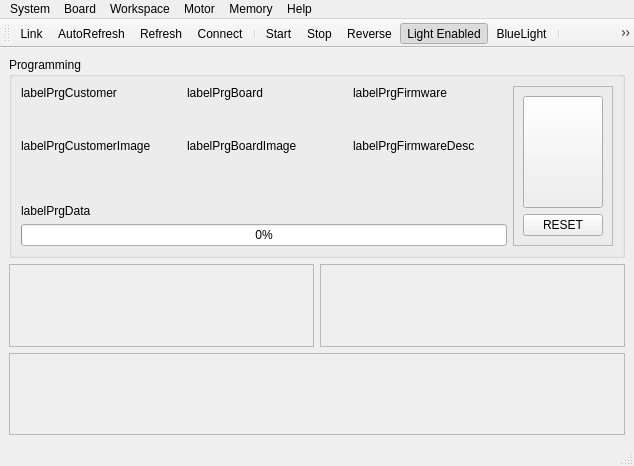
<?xml version="1.0" encoding="UTF-8"?>
<ui version="4.0">
 <class>ProdWindow</class>
 <widget class="QMainWindow" name="ProdWindow">
  <property name="geometry">
   <rect>
    <x>0</x>
    <y>0</y>
    <width>634</width>
    <height>466</height>
   </rect>
  </property>
  <property name="windowTitle">
   <string>DsmCP - Production</string>
  </property>
  <widget class="QWidget" name="centralwidget">
   <layout class="QVBoxLayout" name="verticalLayout_2">
    <item>
     <widget class="QGroupBox" name="groupBoxProgramming">
      <property name="title">
       <string>Programming</string>
      </property>
      <layout class="QGridLayout" name="gridLayout_9">
       <item row="0" column="3" rowspan="6">
        <widget class="QFrame" name="frame">
         <property name="sizePolicy">
          <sizepolicy hsizetype="Preferred" vsizetype="Preferred">
           <horstretch>0</horstretch>
           <verstretch>0</verstretch>
          </sizepolicy>
         </property>
         <property name="frameShape">
          <enum>QFrame::StyledPanel</enum>
         </property>
         <property name="frameShadow">
          <enum>QFrame::Raised</enum>
         </property>
         <layout class="QVBoxLayout" name="verticalLayout">
          <item>
           <widget class="QPushButton" name="pushButtonWriteFirmware">
            <property name="sizePolicy">
             <sizepolicy hsizetype="Minimum" vsizetype="Expanding">
              <horstretch>0</horstretch>
              <verstretch>0</verstretch>
             </sizepolicy>
            </property>
            <property name="toolTip">
             <string>Write firmware in the board</string>
            </property>
            <property name="text">
             <string/>
            </property>
            <property name="icon">
             <iconset>
              <normalon>:/img/128/upload-firmware.png</normalon>
             </iconset>
            </property>
            <property name="iconSize">
             <size>
              <width>64</width>
              <height>64</height>
             </size>
            </property>
           </widget>
          </item>
          <item>
           <widget class="QPushButton" name="pushButtonFirmReset">
            <property name="text">
             <string>RESET</string>
            </property>
            <property name="icon">
             <iconset>
              <normalon>:/img/32/memory-factory-reset.png</normalon>
             </iconset>
            </property>
           </widget>
          </item>
         </layout>
        </widget>
       </item>
       <item row="4" column="0" colspan="3">
        <widget class="QLabel" name="labelPrgData">
         <property name="toolTip">
          <string>Manufacturing data</string>
         </property>
         <property name="text">
          <string>labelPrgData</string>
         </property>
        </widget>
       </item>
       <item row="1" column="1">
        <widget class="QLabel" name="labelPrgBoardImage">
         <property name="minimumSize">
          <size>
           <width>160</width>
           <height>80</height>
          </size>
         </property>
         <property name="text">
          <string>labelPrgBoardImage</string>
         </property>
        </widget>
       </item>
       <item row="1" column="2">
        <widget class="QLabel" name="labelPrgFirmwareDesc">
         <property name="text">
          <string>labelPrgFirmwareDesc</string>
         </property>
        </widget>
       </item>
       <item row="0" column="1">
        <widget class="QLabel" name="labelPrgBoard">
         <property name="text">
          <string>labelPrgBoard</string>
         </property>
        </widget>
       </item>
       <item row="0" column="0">
        <widget class="QLabel" name="labelPrgCustomer">
         <property name="text">
          <string>labelPrgCustomer</string>
         </property>
        </widget>
       </item>
       <item row="1" column="0">
        <widget class="QLabel" name="labelPrgCustomerImage">
         <property name="minimumSize">
          <size>
           <width>160</width>
           <height>80</height>
          </size>
         </property>
         <property name="text">
          <string>labelPrgCustomerImage</string>
         </property>
        </widget>
       </item>
       <item row="0" column="2">
        <widget class="QLabel" name="labelPrgFirmware">
         <property name="sizePolicy">
          <sizepolicy hsizetype="Expanding" vsizetype="Preferred">
           <horstretch>0</horstretch>
           <verstretch>0</verstretch>
          </sizepolicy>
         </property>
         <property name="text">
          <string>labelPrgFirmware</string>
         </property>
        </widget>
       </item>
       <item row="5" column="0" colspan="3">
        <widget class="QProgressBar" name="progressBarPrg">
         <property name="value">
          <number>0</number>
         </property>
        </widget>
       </item>
      </layout>
     </widget>
    </item>
    <item>
     <layout class="QHBoxLayout" name="horizontalLayout">
      <item>
       <widget class="QSpeed" name="widgetSpeed">
        <property name="frameShape">
         <enum>QFrame::StyledPanel</enum>
        </property>
        <property name="frameShadow">
         <enum>QFrame::Raised</enum>
        </property>
       </widget>
      </item>
      <item>
       <widget class="QTorque" name="widgetTorque">
        <property name="frameShape">
         <enum>QFrame::StyledPanel</enum>
        </property>
        <property name="frameShadow">
         <enum>QFrame::Raised</enum>
        </property>
       </widget>
      </item>
     </layout>
    </item>
    <item>
     <widget class="QError" name="frameError">
      <property name="frameShape">
       <enum>QFrame::StyledPanel</enum>
      </property>
      <property name="frameShadow">
       <enum>QFrame::Raised</enum>
      </property>
     </widget>
    </item>
   </layout>
  </widget>
  <widget class="QMenuBar" name="menuBar">
   <property name="geometry">
    <rect>
     <x>0</x>
     <y>0</y>
     <width>634</width>
     <height>22</height>
    </rect>
   </property>
   <widget class="QMenu" name="menuSystem">
    <property name="title">
     <string>System</string>
    </property>
    <addaction name="actionLink"/>
    <addaction name="actionConnect"/>
    <addaction name="actionRefresh"/>
    <addaction name="actionAutoRefresh"/>
    <addaction name="separator"/>
    <addaction name="actionQuit"/>
   </widget>
   <widget class="QMenu" name="menuMotor">
    <property name="title">
     <string>Motor</string>
    </property>
    <addaction name="actionMotorMode"/>
    <addaction name="actionMotorStart"/>
    <addaction name="actionMotorStop"/>
    <addaction name="actionLightEnabled"/>
    <addaction name="actionLightBlue"/>
    <addaction name="actionMotorReverse"/>
   </widget>
   <widget class="QMenu" name="menuHelp">
    <property name="title">
     <string>Help</string>
    </property>
    <addaction name="actionHelp"/>
    <addaction name="actionAbout"/>
    <addaction name="actionRegistersView"/>
   </widget>
   <widget class="QMenu" name="menuWorkspace">
    <property name="title">
     <string>Workspace</string>
    </property>
   </widget>
   <widget class="QMenu" name="menuBoard">
    <property name="title">
     <string>Board</string>
    </property>
    <addaction name="actionFirmReset"/>
    <addaction name="actionAPISendFirmware"/>
    <addaction name="actionAboutBoard"/>
    <addaction name="actionReset"/>
   </widget>
   <widget class="QMenu" name="menuMemory">
    <property name="title">
     <string>Memory</string>
    </property>
    <addaction name="actionStore"/>
   </widget>
   <addaction name="menuSystem"/>
   <addaction name="menuBoard"/>
   <addaction name="menuWorkspace"/>
   <addaction name="menuMotor"/>
   <addaction name="menuMemory"/>
   <addaction name="menuHelp"/>
  </widget>
  <widget class="QStatusBar" name="statusBar"/>
  <widget class="QToolBar" name="toolBar">
   <property name="windowTitle">
    <string>toolBar</string>
   </property>
   <attribute name="toolBarArea">
    <enum>TopToolBarArea</enum>
   </attribute>
   <attribute name="toolBarBreak">
    <bool>false</bool>
   </attribute>
   <addaction name="actionLink"/>
   <addaction name="actionAutoRefresh"/>
   <addaction name="actionRefresh"/>
   <addaction name="actionConnect"/>
   <addaction name="separator"/>
   <addaction name="actionMotorStart"/>
   <addaction name="actionMotorStop"/>
   <addaction name="actionMotorReverse"/>
   <addaction name="actionLightEnabled"/>
   <addaction name="actionLightBlue"/>
   <addaction name="separator"/>
   <addaction name="actionMotorMode"/>
   <addaction name="separator"/>
  </widget>
  <action name="actionLink">
   <property name="checkable">
    <bool>true</bool>
   </property>
   <property name="icon">
    <iconset resource="../res/img.qrc">
     <normaloff>:/img/32/unlink.png</normaloff>
     <normalon>:/img/32/link.png</normalon>
     <activeoff>:/img/32/link.png</activeoff>
     <activeon>:/img/32/unlink.png</activeon>:/img/32/unlink.png</iconset>
   </property>
   <property name="text">
    <string>Link</string>
   </property>
   <property name="toolTip">
    <string>Link DCP to board</string>
   </property>
  </action>
  <action name="actionMotorStart">
   <property name="icon">
    <iconset>
     <normalon>:/img/32/start.png</normalon>
    </iconset>
   </property>
   <property name="text">
    <string>Start</string>
   </property>
   <property name="toolTip">
    <string>Start the motor</string>
   </property>
   <property name="shortcut">
    <string>F2</string>
   </property>
  </action>
  <action name="actionLightEnabled">
   <property name="checkable">
    <bool>true</bool>
   </property>
   <property name="checked">
    <bool>true</bool>
   </property>
   <property name="icon">
    <iconset resource="../res/img.qrc">
     <normaloff>:/img/32/light-off.png</normaloff>
     <normalon>:/img/32/light-on.png</normalon>
     <activeoff>:/img/32/light-on.png</activeoff>
     <activeon>:/img/32/light-off.png</activeon>:/img/32/light-off.png</iconset>
   </property>
   <property name="text">
    <string>Light Enabled</string>
   </property>
   <property name="toolTip">
    <string>Enable/disable Light</string>
   </property>
   <property name="shortcut">
    <string>F4</string>
   </property>
  </action>
  <action name="actionLightBlue">
   <property name="checkable">
    <bool>true</bool>
   </property>
   <property name="icon">
    <iconset resource="../res/img.qrc">
     <normaloff>:/img/32/light.png</normaloff>
     <normalon>:/img/32/light-blue.png</normalon>
     <activeoff>:/img/32/light-blue.png</activeoff>
     <activeon>:/img/32/light.png</activeon>:/img/32/light.png</iconset>
   </property>
   <property name="text">
    <string>BlueLight</string>
   </property>
   <property name="toolTip">
    <string>Switch white / blue light</string>
   </property>
   <property name="shortcut">
    <string>F9</string>
   </property>
  </action>
  <action name="actionMotorReverse">
   <property name="checkable">
    <bool>true</bool>
   </property>
   <property name="icon">
    <iconset resource="../res/img.qrc">
     <normaloff>:/img/32/clockwise.png</normaloff>
     <normalon>:/img/32/counterclockwise.png</normalon>
     <activeoff>:/img/32/counterclockwise.png</activeoff>
     <activeon>:/img/32/clockwise.png</activeon>:/img/32/clockwise.png</iconset>
   </property>
   <property name="text">
    <string>Reverse</string>
   </property>
   <property name="toolTip">
    <string>Reverses the motor rotation direction</string>
   </property>
   <property name="shortcut">
    <string>F7</string>
   </property>
  </action>
  <action name="actionAbout">
   <property name="text">
    <string>About ...</string>
   </property>
   <property name="shortcut">
    <string>Ctrl+F1</string>
   </property>
  </action>
  <action name="actionQuit">
   <property name="text">
    <string>Quit</string>
   </property>
   <property name="shortcut">
    <string>Ctrl+Q</string>
   </property>
  </action>
  <action name="actionAutoRefresh">
   <property name="checkable">
    <bool>true</bool>
   </property>
   <property name="icon">
    <iconset>
     <normalon>:/img/32/autorefresh.png</normalon>
    </iconset>
   </property>
   <property name="text">
    <string>AutoRefresh</string>
   </property>
  </action>
  <action name="actionUnlink">
   <property name="icon">
    <iconset>
     <normalon>:/img/32/unlink.png</normalon>
    </iconset>
   </property>
   <property name="text">
    <string>Unlink</string>
   </property>
   <property name="toolTip">
    <string>Unlink DCP from board</string>
   </property>
  </action>
  <action name="actionRefresh">
   <property name="icon">
    <iconset>
     <normalon>:/img/32/refresh.png</normalon>
    </iconset>
   </property>
   <property name="text">
    <string>Refresh</string>
   </property>
   <property name="toolTip">
    <string>Refresh</string>
   </property>
   <property name="shortcut">
    <string>F5</string>
   </property>
  </action>
  <action name="actionHelp">
   <property name="icon">
    <iconset>
     <normalon>:/img/32/help.png</normalon>
    </iconset>
   </property>
   <property name="text">
    <string>Help</string>
   </property>
   <property name="shortcut">
    <string>F1</string>
   </property>
  </action>
  <action name="actionMotorStop">
   <property name="icon">
    <iconset>
     <normalon>:/img/32/stop.png</normalon>
    </iconset>
   </property>
   <property name="text">
    <string>Stop</string>
   </property>
   <property name="toolTip">
    <string>Stop the motor</string>
   </property>
   <property name="shortcut">
    <string>F3</string>
   </property>
  </action>
  <action name="actionFirmReset">
   <property name="text">
    <string>Frimware Reset...</string>
   </property>
   <property name="toolTip">
    <string>Reset the firmware settings</string>
   </property>
  </action>
  <action name="actionAPISendFirmware">
   <property name="text">
    <string>Send Firmware...</string>
   </property>
  </action>
  <action name="actionAboutBoard">
   <property name="text">
    <string>About board...</string>
   </property>
  </action>
  <action name="actionMotorMode">
   <property name="icon">
    <iconset resource="../res/img.qrc">
     <normaloff>:/img/32/parameters.png</normaloff>:/img/32/parameters.png</iconset>
   </property>
   <property name="text">
    <string>Motor mode...</string>
   </property>
   <property name="toolTip">
    <string>Show motor mode dialog</string>
   </property>
   <property name="shortcut">
    <string>F10</string>
   </property>
  </action>
  <action name="actionRegistersView">
   <property name="text">
    <string>Registers view</string>
   </property>
   <property name="shortcut">
    <string>Shift+F1</string>
   </property>
  </action>
  <action name="actionConnect">
   <property name="icon">
    <iconset resource="../res/img.qrc">
     <normaloff>:/img/32/key.png</normaloff>:/img/32/key.png</iconset>
   </property>
   <property name="text">
    <string>Connect...</string>
   </property>
   <property name="toolTip">
    <string>Connect</string>
   </property>
  </action>
  <action name="actionReset">
   <property name="text">
    <string>Reset...</string>
   </property>
   <property name="toolTip">
    <string>Reset the board</string>
   </property>
  </action>
  <action name="actionStore">
   <property name="checkable">
    <bool>true</bool>
   </property>
   <property name="icon">
    <iconset resource="../res/img.qrc">
     <normaloff>:/img/24/memory-set.png</normaloff>:/img/24/memory-set.png</iconset>
   </property>
   <property name="text">
    <string>Store</string>
   </property>
  </action>
 </widget>
 <customwidgets>
  <customwidget>
   <class>QSpeed</class>
   <extends>QFrame</extends>
   <header>..widget.qspeed</header>
   <container>1</container>
  </customwidget>
  <customwidget>
   <class>QError</class>
   <extends>QFrame</extends>
   <header>..widget.qerror</header>
   <container>1</container>
  </customwidget>
  <customwidget>
   <class>QTorque</class>
   <extends>QFrame</extends>
   <header>..widget.qtorque</header>
   <container>1</container>
  </customwidget>
 </customwidgets>
 <resources>
  <include location="../res/img.qrc"/>
 </resources>
 <connections>
  <connection>
   <sender>actionQuit</sender>
   <signal>triggered()</signal>
   <receiver>ProdWindow</receiver>
   <slot>close()</slot>
   <hints>
    <hint type="sourcelabel">
     <x>-1</x>
     <y>-1</y>
    </hint>
    <hint type="destinationlabel">
     <x>204</x>
     <y>237</y>
    </hint>
   </hints>
  </connection>
 </connections>
</ui>
